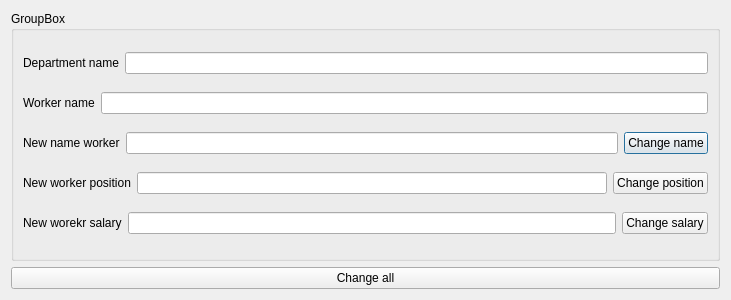
<?xml version="1.0" encoding="UTF-8"?>
<ui version="4.0">
 <class>change_worker</class>
 <widget class="QDialog" name="change_worker">
  <property name="geometry">
   <rect>
    <x>0</x>
    <y>0</y>
    <width>731</width>
    <height>300</height>
   </rect>
  </property>
  <property name="windowTitle">
   <string>Dialog</string>
  </property>
  <layout class="QVBoxLayout" name="verticalLayout_2">
   <item>
    <widget class="QGroupBox" name="groupBox">
     <property name="title">
      <string>GroupBox</string>
     </property>
     <layout class="QVBoxLayout" name="verticalLayout">
      <item>
       <layout class="QHBoxLayout" name="horizontalLayout">
        <item>
         <widget class="QLabel" name="label">
          <property name="text">
           <string>Department name</string>
          </property>
         </widget>
        </item>
        <item>
         <widget class="QLineEdit" name="departmentName"/>
        </item>
       </layout>
      </item>
      <item>
       <layout class="QHBoxLayout" name="horizontalLayout_2">
        <item>
         <widget class="QLabel" name="label_2">
          <property name="text">
           <string>Worker name</string>
          </property>
         </widget>
        </item>
        <item>
         <widget class="QLineEdit" name="workerLastName"/>
        </item>
       </layout>
      </item>
      <item>
       <layout class="QHBoxLayout" name="horizontalLayout_3">
        <item>
         <widget class="QLabel" name="label_4">
          <property name="text">
           <string>New name worker</string>
          </property>
         </widget>
        </item>
        <item>
         <widget class="QLineEdit" name="nameWorkerNew"/>
        </item>
        <item>
         <widget class="QPushButton" name="changeName">
          <property name="text">
           <string>Change name</string>
          </property>
         </widget>
        </item>
       </layout>
      </item>
      <item>
       <layout class="QHBoxLayout" name="horizontalLayout_4">
        <item>
         <widget class="QLabel" name="label_3">
          <property name="text">
           <string>New worker position</string>
          </property>
         </widget>
        </item>
        <item>
         <widget class="QLineEdit" name="positionWorkerNew"/>
        </item>
        <item>
         <widget class="QPushButton" name="changePosition">
          <property name="text">
           <string>Change position</string>
          </property>
         </widget>
        </item>
       </layout>
      </item>
      <item>
       <layout class="QHBoxLayout" name="horizontalLayout_5">
        <item>
         <widget class="QLabel" name="label_5">
          <property name="text">
           <string>New worekr salary</string>
          </property>
         </widget>
        </item>
        <item>
         <widget class="QLineEdit" name="salaryWorkerNew"/>
        </item>
        <item>
         <widget class="QPushButton" name="ChangeSalary">
          <property name="text">
           <string>Change salary</string>
          </property>
         </widget>
        </item>
       </layout>
      </item>
     </layout>
    </widget>
   </item>
   <item>
    <widget class="QPushButton" name="pushButton_4">
     <property name="text">
      <string>Change all</string>
     </property>
    </widget>
   </item>
  </layout>
 </widget>
 <resources/>
 <connections/>
</ui>
